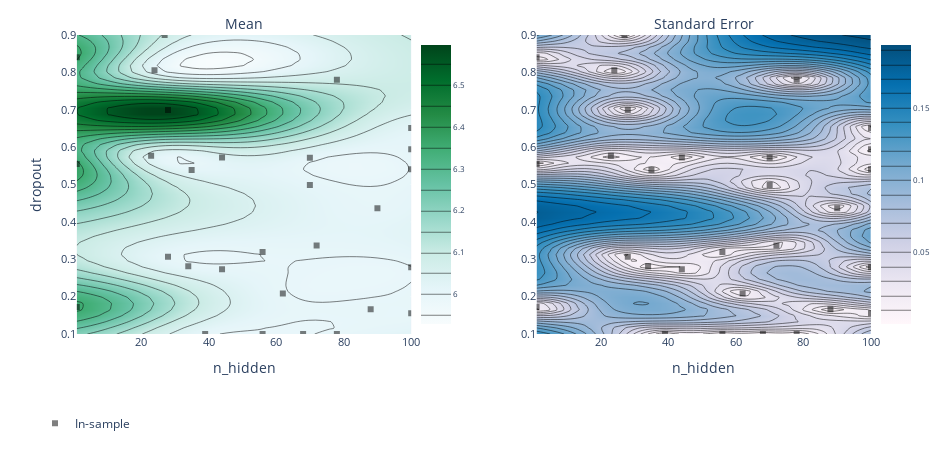

Here is the notebook cell this chart was saved with:
### Code cell
print(f"n_hidden: {mcdropout.n_hidden}")
print(f"dropout: {mcdropout.dropout}")

display(hyperopt_log(experiment))
hyperparam_plot(exp_model, "n_hidden", "dropout")

### Figure 1 — Plotly figure (JSON) as saved in the notebook; plotly's stock layout.template omitted (floating-point values rounded to 4 significant figures; data arrays with more than 128 entries replaced by an {"elided": "..."} marker saying what was removed)
{"data": [{"autocolorscale": false, "autocontour": true, "colorbar": {"tickfont": {"size": 8}, "ticksuffix": "", "x": 0.45, "y": 0.5}, "colorscale": [[0, "rgb(247,252,253)"], [0.125, "rgb(229,245,249)"], [0.25, "rgb(204,236,230)"], [0.375, "rgb(153,216,201)"], [0.5, "rgb(102,194,164)"], [0.625, "rgb(65,174,118)"], [0.75, "rgb(35,139,69)"], [0.875, "rgb(0,109,44)"], [1, "rgb(0,68,27)"]], "contours": {"coloring": "heatmap"}, "hoverinfo": "x+y+z", "ncontours": 25, "type": "contour", "x": [1, 3.02, 5.041, 7.061, 9.082, 11.1, 13.12, 15.14, 17.16, 19.18, 21.2, 23.22, 25.24, 27.27, 29.29, 31.31, 33.33, 35.35, 37.37, 39.39, 41.41, 43.43, 45.45, 47.47, 49.49, 51.51, 53.53, 55.55, 57.57, 59.59, 61.61, 63.63, 65.65, 67.67, 69.69, 71.71, 73.73, 75.76, 77.78, 79.8, 81.82, 83.84, 85.86, 87.88, 89.9, 91.92, 93.94, 95.96, 97.98, 100], "xaxis": "x", "y": [0.1, 0.1163, 0.1327, 0.149, 0.1653, 0.1816, 0.198, 0.2143, 0.2306, 0.2469, 0.2633, 0.2796, 0.2959, 0.3122, 0.3286, 0.3449, 0.3612, 0.3776, 0.3939, 0.4102, 0.4265, 0.4429, 0.4592, 0.4755, 0.4918, 0.5082, 0.5245, 0.5408, 0.5571, 0.5735, 0.5898, 0.6061, 0.6224, 0.6388, 0.6551, 0.6714, 0.6878, 0.7041, 0.7204, 0.7367, 0.7531, 0.7694, 0.7857, 0.802, 0.8184, 0.8347, 0.851, 0.8673, 0.8837, 0.9], "yaxis": "y", "z": {"elided": "50x50 float values"}, "zauto": true, "zmax": 6.596, "zmin": -6.596}, {"autocolorscale": false, "autocontour": true, "colorbar": {"tickfont": {"size": 8}, "ticksuffix": "", "x": 1, "y": 0.5}, "colorscale": [[0, "rgb(255,247,251)"], [0.1429, "rgb(236,231,242)"], [0.2857, "rgb(208,209,230)"], [0.4286, "rgb(166,189,219)"], [0.5714, "rgb(116,169,207)"], [0.7143, "rgb(54,144,192)"], [0.8571, "rgb(5,112,176)"], [1, "rgb(3,78,123)"]], "contours": {"coloring": "heatmap"}, "hoverinfo": "x+y+z", "ncontours": 25, "type": "contour", "x": [1, 3.02, 5.041, 7.061, 9.082, 11.1, 13.12, 15.14, 17.16, 19.18, 21.2, 23.22, 25.24, 27.27, 29.29, 31.31, 33.33, 35.35, 37.37, 39.39, 41.41, 43.43, 45.45, 47.47, 49.49, 51.51, 53.53, 55.55, 57.57, 59.59, 61.61, 63.63, 65.65, 67.67, 69.69, 71.71, 73.73, 75.76, 77.78, 79.8, 81.82, 83.84, 85.86, 87.88, 89.9, 91.92, 93.94, 95.96, 97.98, 100], "xaxis": "x2", "y": [0.1, 0.1163, 0.1327, 0.149, 0.1653, 0.1816, 0.198, 0.2143, 0.2306, 0.2469, 0.2633, 0.2796, 0.2959, 0.3122, 0.3286, 0.3449, 0.3612, 0.3776, 0.3939, 0.4102, 0.4265, 0.4429, 0.4592, 0.4755, 0.4918, 0.5082, 0.5245, 0.5408, 0.5571, 0.5735, 0.5898, 0.6061, 0.6224, 0.6388, 0.6551, 0.6714, 0.6878, 0.7041, 0.7204, 0.7367, 0.7531, 0.7694, 0.7857, 0.802, 0.8184, 0.8347, 0.851, 0.8673, 0.8837, 0.9], "yaxis": "y2", "z": {"elided": "50x50 float values"}}, {"hoverinfo": "text", "legendgroup": "In-sample", "marker": {"color": "black", "opacity": 0.5, "symbol": 1}, "mode": "markers", "name": "In-sample", "text": ["0_0", "1_0", "2_0", "3_0", "4_0", "5_0", "6_0", "7_0", "8_0", "9_0", "10_0", "11_0", "12_0", "13_0", "14_0", "15_0", "16_0", "17_0", "18_0", "19_0", "20_0", "21_0", "22_0", "23_0", "24_0", "25_0", "26_0", "27_0", "28_0"], "type": "scatter", "x": [56, 44, 28, 78, 24, 1, 27, 100, 100, 39, 1, 23, 88, 68, 72, 35, 56, 100, 90, 62, 34, 78, 28, 70, 44, 100, 70, 100, 1], "xaxis": "x", "y": [0.3193, 0.2733, 0.3067, 0.7801, 0.8057, 0.5546, 0.9, 0.2783, 0.1557, 0.1, 0.172, 0.5769, 0.1661, 0.1, 0.3365, 0.539, 0.1, 0.6509, 0.4368, 0.2083, 0.2813, 0.1, 0.6996, 0.5716, 0.5724, 0.5406, 0.4986, 0.5944, 0.8406], "yaxis": "y"}, {"hoverinfo": "text", "legendgroup": "In-sample", "marker": {"color": "black", "opacity": 0.5, "symbol": 1}, "mode": "markers", "name": "In-sample", "showlegend": false, "text": ["0_0", "1_0", "2_0", "3_0", "4_0", "5_0", "6_0", "7_0", "8_0", "9_0", "10_0", "11_0", "12_0", "13_0", "14_0", "15_0", "16_0", "17_0", "18_0", "19_0", "20_0", "21_0", "22_0", "23_0", "24_0", "25_0", "26_0", "27_0", "28_0"], "type": "scatter", "x": [56, 44, 28, 78, 24, 1, 27, 100, 100, 39, 1, 23, 88, 68, 72, 35, 56, 100, 90, 62, 34, 78, 28, 70, 44, 100, 70, 100, 1], "xaxis": "x2", "y": [0.3193, 0.2733, 0.3067, 0.7801, 0.8057, 0.5546, 0.9, 0.2783, 0.1557, 0.1, 0.172, 0.5769, 0.1661, 0.1, 0.3365, 0.539, 0.1, 0.6509, 0.4368, 0.2083, 0.2813, 0.1, 0.6996, 0.5716, 0.5724, 0.5406, 0.4986, 0.5944, 0.8406], "yaxis": "y2"}], "layout": {"annotations": [{"font": {"size": 14}, "showarrow": false, "text": "Mean", "x": 0.25, "xanchor": "center", "xref": "paper", "y": 1, "yanchor": "bottom", "yref": "paper"}, {"font": {"size": 14}, "showarrow": false, "text": "Standard Error", "x": 0.8, "xanchor": "center", "xref": "paper", "y": 1, "yanchor": "bottom", "yref": "paper"}], "autosize": false, "height": 450, "hovermode": "closest", "legend": {"orientation": "h", "x": 0, "y": -0.25}, "margin": {"b": 100, "l": 35, "pad": 0, "r": 35, "t": 35}, "width": 950, "xaxis": {"anchor": "y", "autorange": false, "domain": [0.05, 0.45], "exponentformat": "e", "range": [1, 100], "tickfont": {"size": 11}, "tickmode": "auto", "title": {"text": "n_hidden"}, "type": "linear"}, "xaxis2": {"anchor": "y2", "autorange": false, "domain": [0.6, 1], "exponentformat": "e", "range": [1, 100], "tickfont": {"size": 11}, "tickmode": "auto", "title": {"text": "n_hidden"}, "type": "linear"}, "yaxis": {"anchor": "x", "autorange": false, "domain": [0, 1], "exponentformat": "e", "range": [0.1, 0.9], "tickfont": {"size": 11}, "tickmode": "auto", "title": {"text": "dropout"}, "type": "linear"}, "yaxis2": {"anchor": "x2", "autorange": false, "domain": [0, 1], "exponentformat": "e", "range": [0.1, 0.9], "tickfont": {"size": 11}, "tickmode": "auto", "type": "linear"}}}
